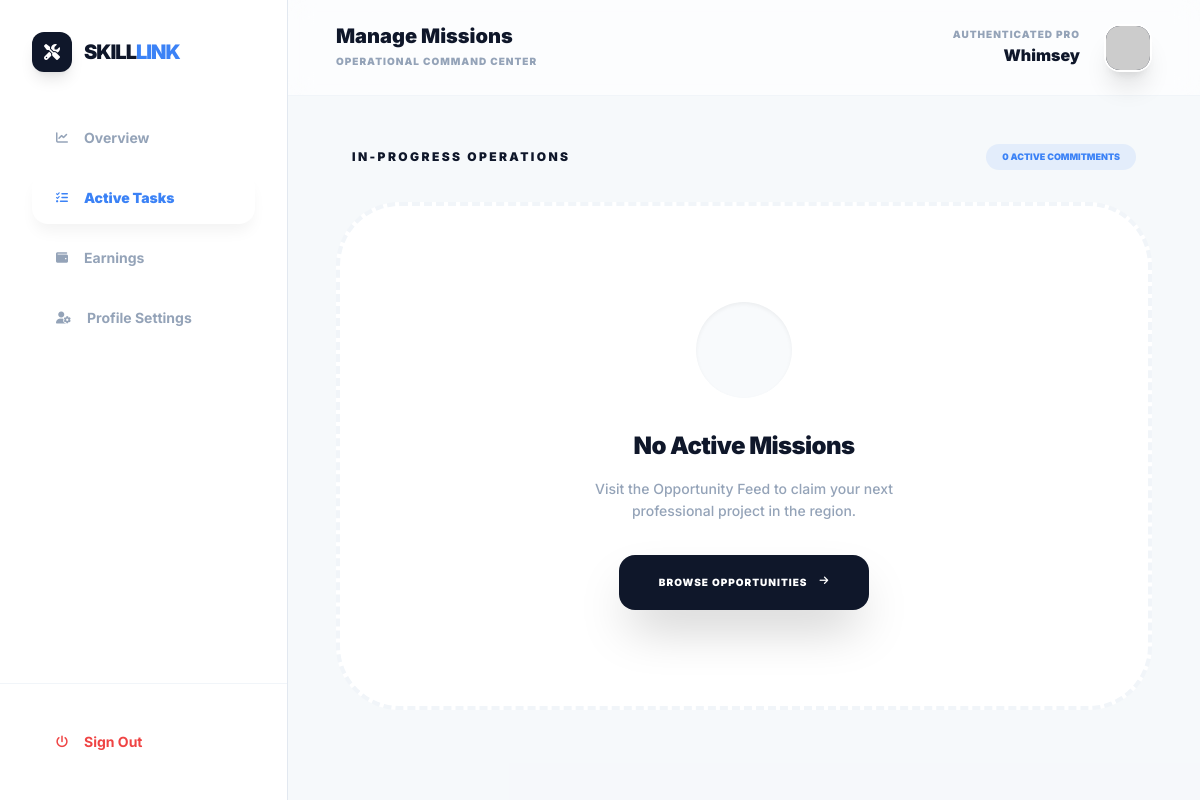
Before: /worker/manage-tasks.php (signed in) with the older database file.
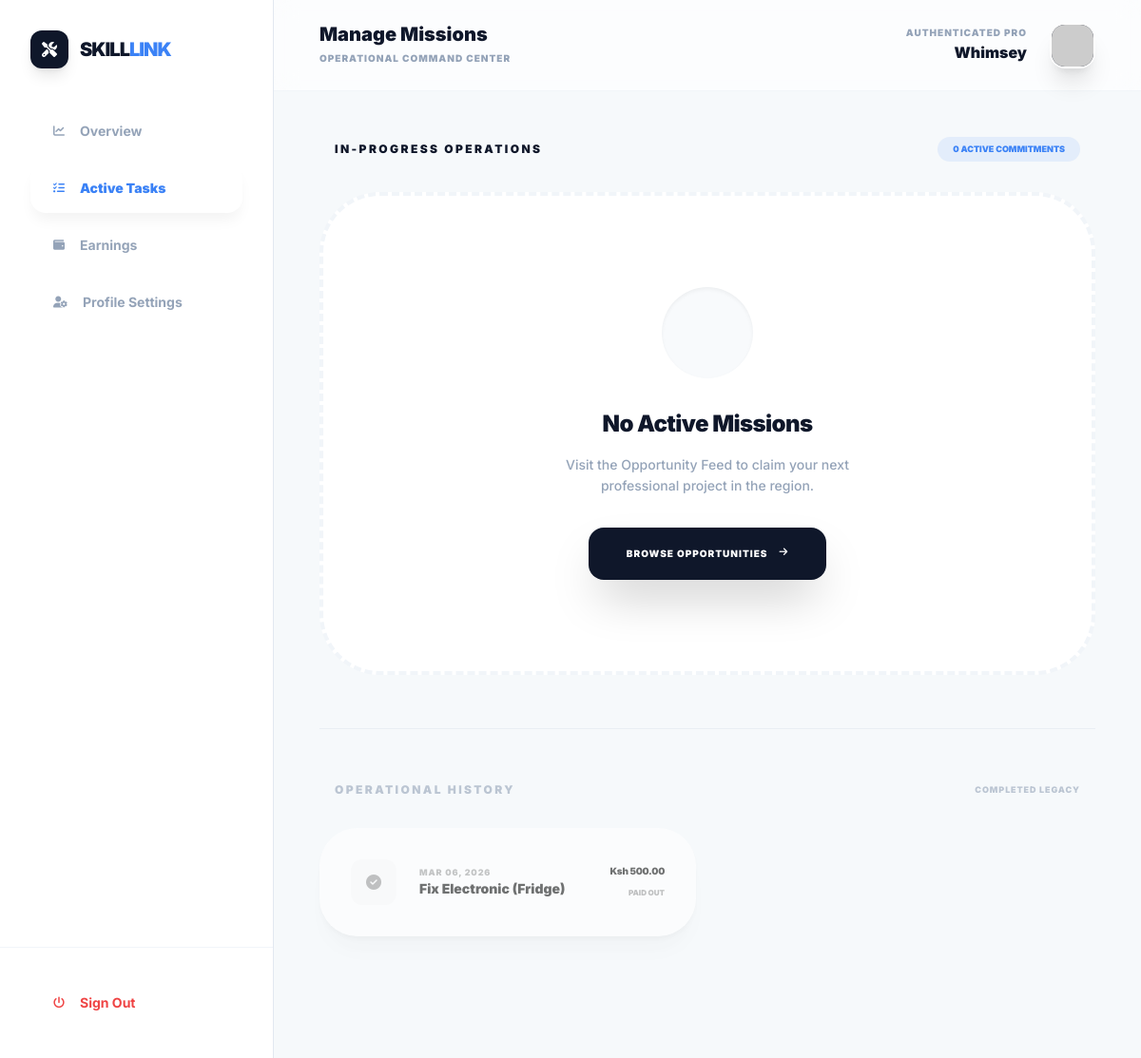
After: the same page with the newer database file.
### tables this page shows
CREATE TABLE `tasks` (
  `id` int(11) NOT NULL,
  `client_id` int(11) NOT NULL,
  `category_id` int(11) NOT NULL,
  `worker_id` int(11) DEFAULT NULL,
  `title` varchar(255) NOT NULL,
  `description` text NOT NULL,
  `location_name` varchar(255) NOT NULL,
  `latitude` decimal(10,8) DEFAULT NULL,
  `longitude` decimal(11,8) DEFAULT NULL,
  `budget` decimal(10,2) DEFAULT 0.00,
  `budget_type` enum('fixed','negotiable') DEFAULT 'fixed',
  `status` enum('open','assigned','in_progress','completed','cancelled') DEFAULT 'open',
  `created_at` timestamp NOT NULL DEFAULT current_timestamp(),
  `updated_at` timestamp NOT NULL DEFAULT current_timestamp() ON UPDATE current_timestamp()
);

### worker/manage-tasks.php (the view, shortened to what the changed rows need)
<?php
$base_dir = dirname(__DIR__);
require_once $base_dir . '/includes/config.php';
$worker_id = $_SESSION['user_id'];
$history_tasks = $conn->query("SELECT t.*, u.full_name as client_name, c.cat_name
                               FROM tasks t
                               JOIN users u ON t.client_id = u.id
                               JOIN categories c ON t.category_id = c.id
                               WHERE t.worker_id = '$worker_id'
                               AND t.status = 'completed'
                               ORDER BY t.updated_at DESC LIMIT 10");
?>
<!DOCTYPE html>
<html lang="en">
<head>
    <script src="https://cdn.tailwindcss.com"></script>
    <link rel="stylesheet" href="https://cdnjs.cloudflare.com/ajax/libs/font-awesome/6.4.0/css/all.min.css">
</head>
<body class="bg-[#f8fafc] font-sans antialiased text-slate-900 overflow-hidden">
    <div class="flex h-screen overflow-hidden">
        <main class="flex-1 flex flex-col overflow-hidden relative">
            <header class="h-24 flex items-center justify-between px-12 bg-white/50 backdrop-blur-md border-b border-slate-100 relative z-20">
                <div>
                    <h1 class="text-xl font-black text-slate-900 leading-none">Manage Missions</h1>
                </div>
            </header>
            <section class="flex-1 overflow-y-auto p-12 custom-scroll bg-[#f1f5f9]/30">
                <div class="max-w-6xl mx-auto space-y-14">
                    <?php if($history_tasks->num_rows > 0): ?>
                    <div class="space-y-8 pb-20 opacity-60 hover:opacity-100 transition-opacity">
                        <div class="flex items-center justify-between px-4 border-t border-slate-200 pt-14">
                            <h3 class="text-xs font-black text-slate-400 uppercase tracking-[0.2em]">Operational History</h3>
                            <span class="text-[9px] font-black text-slate-400 uppercase tracking-widest">Completed Legacy</span>
                        </div>
                        <div class="grid grid-cols-1 md:grid-cols-2 gap-6">
                            <?php while($history = $history_tasks->fetch_assoc()): ?>
                            <div class="elite-card p-8 rounded-[2.5rem] flex items-center justify-between grayscale hover:grayscale-0 transition-all">
                                <div class="flex items-center gap-6">
                                    <div class="w-12 h-12 bg-green-50 text-green-500 rounded-xl flex items-center justify-center"><i class="fas fa-check-circle"></i></div>
                                    <div>
                                        <p class="text-[9px] font-black text-slate-400 uppercase tracking-widest"><?php echo date('M d, Y', strtotime($history['updated_at'])); ?></p>
                                        <h4 class="text-sm font-black text-slate-900"><?php echo $history['title']; ?></h4>
                                    </div>
                                </div>
                                <div class="text-right">
                                    <p class="text-[10px] font-black text-slate-900 tracking-tight">Ksh <?php echo number_format($history['budget'], 2); ?></p>
                                    <span class="text-[8px] font-black uppercase text-green-500">Paid Out</span>
                                </div>
                            </div>
                            <?php endwhile; ?>
                        </div>
                    </div>
                    <?php endif; ?>
                </div>
            </section>
        </main>
    </div>
</body>
</html>

Changed rows visible on the page:
added tasks: updated_at "MAR 06, 2026", title "Fix Electronic (Fridge)", budget "500.00"
Other visible differences:
text now shown: "OPERATIONAL HISTORY COMPLETED LEGACY"
